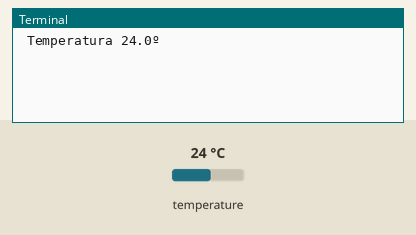
The program below on a simulated Raspberry Pi (BCM pin numbers). Shown: the last lines printed to the terminal. Inputs (shaded band) come from the test bench; at power-on: temperature 24 °C.

Above: at 1.2 s.
1.3 s: temperature set to 12 °C
At 3.5 s:
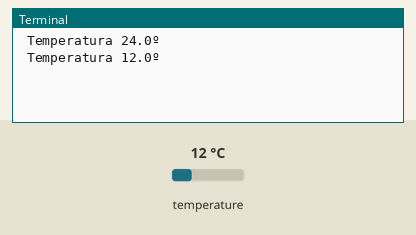
3.8 s: temperature set to 19 °C
At 4.6 s:
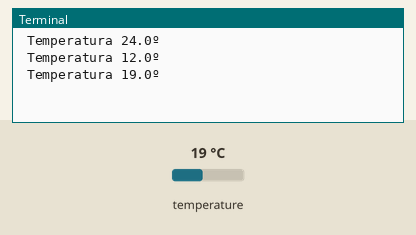
Timing chart, 0 to 6.8 s (numbered marks = the images above; inputs shaded):
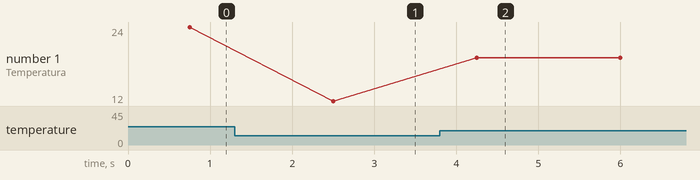

Measured:
- after the input at 1.3 s, the terminal: prints a new line after 1.2 s (image 1)
- after the input at 3.8 s, the terminal: prints a new line after 0.45 s (image 2)
- plotted number 1: 24 → 12 after the input at 1.3 s, 12 → 19 after the input at 3.8 s

The program:

T6.2_test_ds18x20.py
```python
import time

from w1thermsensor import W1ThermSensor # importamos la librería
sensor = W1ThermSensor()

while True:
    temperature = sensor.get_temperature()
    print(' Temperatura {}º'.format(temperature))
    time.sleep(1) 
```
